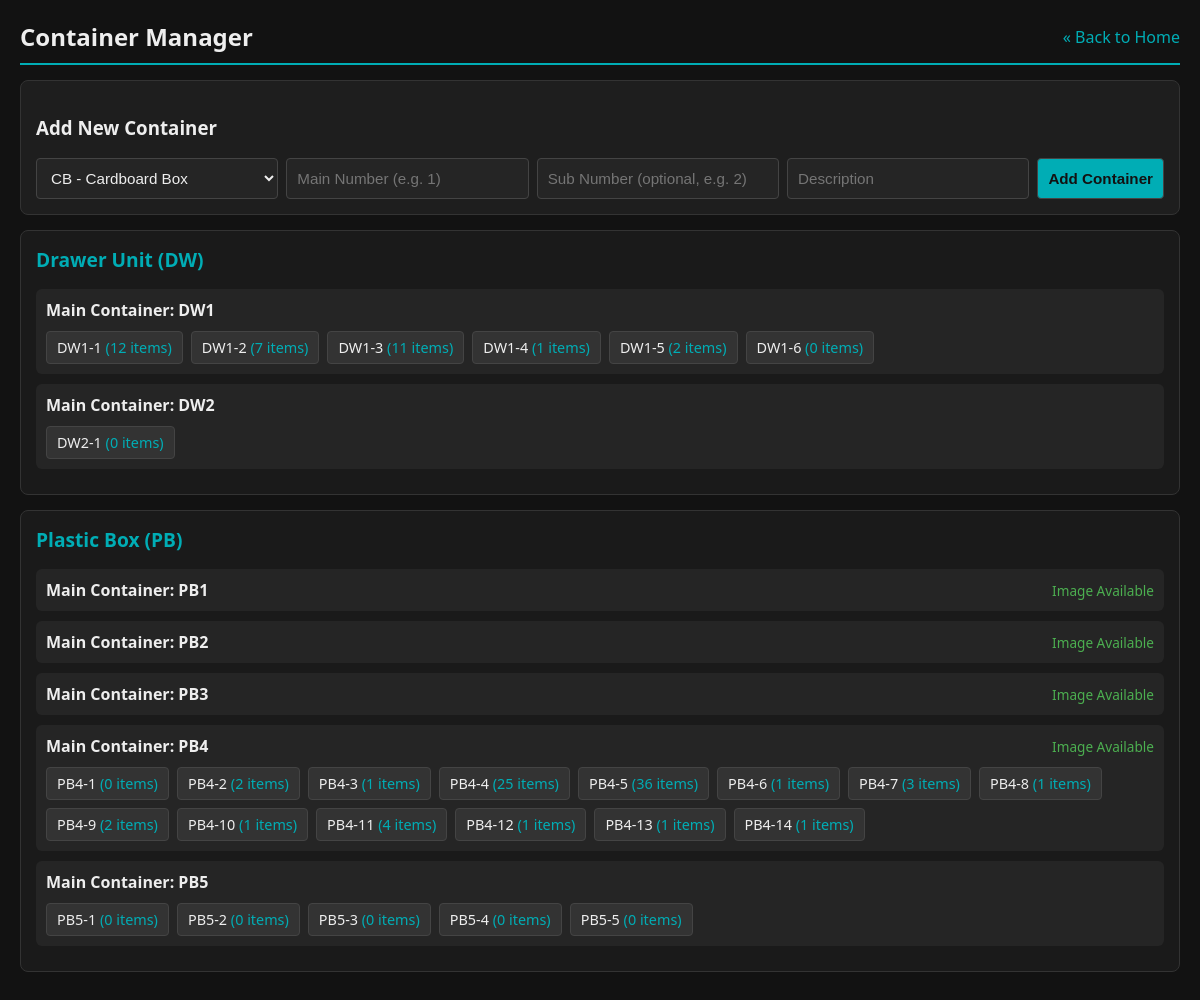
/containers, run on the app's committed database.
### tables this page shows
CREATE TABLE containers (
            id TEXT PRIMARY KEY,
            type_code TEXT NOT NULL,
            main_num INTEGER NOT NULL,
            sub_num INTEGER,
            description TEXT
        );

### app.py (the view)
@app.get("/containers", response_class=HTMLResponse)
async def manage_containers(request: Request):
    config = load_config()
    db = db_module.get_db()
    containers = db.execute("SELECT * FROM containers ORDER BY type_code ASC, main_num ASC, sub_num ASC").fetchall()
    item_counts_rows = db.execute("SELECT container_id, COUNT(*) as cnt FROM items GROUP BY container_id").fetchall()
    item_counts = {r['container_id']: r['cnt'] for r in item_counts_rows}
    type_names = {
        "CB": "Cardboard Box",
        "DW": "Drawer Unit",
        "SE": "Shelf / Cabinet",
        "PB": "Plastic Box",
        "OT": "Other Container"
    }
    tree = {}
    for c in containers:
        tc = c['type_code']
        main_n = c['main_num']
        if tc not in tree:
            tree[tc] = {
                "type_name": type_names.get(tc, tc),
                "mains": {}
            }
        if main_n not in tree[tc]["mains"]:
            img_path = f"assets/storage/{c['id']}.png"
            tree[tc]["mains"][main_n] = {
                "main_id": f"{tc}{main_n}",
                "has_image": os.path.exists(img_path),
                "sub_containers": []
            }
        if c['sub_num'] is not None:
            tree[tc]["mains"][main_n]["sub_containers"].append({
                "id": c['id'],
                "sub_num": c['sub_num'],
                "description": c['description']
            })
    db.close()
    return templates.TemplateResponse(
        request=request,
        name="containers.html",
        context={
            "tree": tree,
            "item_counts": item_counts,
            "mode": config.get("mode")
        }
    )

### templates/containers.html (shortened to what this page needs)
<!DOCTYPE html>
<html lang="en">
<head>
</head>
<body>
    <header>
        <h1>Container Manager</h1>
        <a href="/">« Back to Home</a>
    </header>
    <div class="add-box">
        <h3>Add New Container</h3>
        <form method="post" action="/add-container">
            <select name="type_code" required>
                <option value="CB">CB - Cardboard Box</option>
            </select>
            <input type="number" name="main_num" placeholder="Main Number (e.g. 1)" required>
            <input type="number" name="sub_num" placeholder="Sub Number (optional, e.g. 2)">
            <input type="text" name="description" placeholder="Description">
            <button type="submit" style="background: #00adb5; color: #121212; font-weight: bold; min-height: 40px;">Add Container</button>
        </form>
    </div>
    {% for type_code, type_data in tree.items() %}
        <div class="type-group">
            <h2 style="color: #00adb5; margin-top: 0; font-size: 1.2rem;">{{ type_data.type_name }} ({{ type_code }})</h2>
            {% for main_num, main_data in type_data.mains.items() %}
                <div class="main-box">
                    <div style="display: flex; justify-content: space-between; align-items: center; flex-wrap: wrap; gap: 5px;">
                        <strong>Main Container: {{ main_data.main_id }}</strong>
                        {% if main_data.has_image %}
                            <span style="color: #4caf50; font-size: 0.85em;">Image Available</span>
                        {% endif %}
                    </div>
                    {% if main_data.sub_containers %}
                        <div class="sub-grid">
                            {% for sub in main_data.sub_containers %}
                                <div class="sub-badge">
                                    {{ sub.id }}
                                    <span style="color: #00adb5;">({{ item_counts.get(sub.id, 0) }} items)</span>
                                </div>
                            {% endfor %}
                        </div>
                    {% endif %}
                </div>
            {% endfor %}
        </div>
    {% endfor %}
</body>
</html>

### templates/containers.html (style rules this page uses)
* { box-sizing: border-box; }
body { font-family: 'Segoe UI', sans-serif; background: #121212; color: #eee; margin: 0; padding: 12px; }
@media (min-width: 768px) { body { padding: 20px; } }
header { display: flex; justify-content: space-between; align-items: center; border-bottom: 2px solid #00adb5; padding-bottom: 10px; flex-wrap: wrap; gap: 10px; }
h1 { margin: 0; font-size: 1.5rem; }
a { color: #00adb5; text-decoration: none; }
.add-box { background: #1e1e1e; padding: 15px; border-radius: 8px; margin: 15px 0; border: 1px solid #333; }
.type-group { background: #1a1a1a; margin-bottom: 15px; padding: 15px; border-radius: 8px; border: 1px solid #333; }
.main-box { background: #252525; margin: 10px 0; padding: 10px; border-radius: 6px; }
.sub-grid { display: flex; flex-wrap: wrap; gap: 8px; margin-top: 10px; }
.sub-badge { background: #333; padding: 6px 10px; border-radius: 4px; border: 1px solid #444; font-size: 0.9em; }
input, select, button { background: #252525; color: #eee; border: 1px solid #444; padding: 10px; border-radius: 4px; font-size: 0.95rem; }
form { display: flex; flex-direction: column; gap: 8px; }
@media (min-width: 600px) { form { flex-direction: row; flex-wrap: wrap; } }
@media (min-width: 600px) { input, select { flex: 1; min-width: 150px; } }

### data on the page
containers: type_name "Drawer Unit", type_code "DW", main_id "DW1" "DW2", id "DW1-1", get "12"
containers: id "DW1-2", get "7"
containers: id "DW1-3", get "11"
containers: id "DW1-4", get "1"
containers: id "DW1-5", get "2"
containers: id "DW1-6", get "0"
containers: id "DW2-1", get "0"
containers: type_name "Plastic Box", type_code "PB", main_id "PB1"
containers: main_id "PB2", shows "Image Available"
containers: main_id "PB3", shows "Image Available"
containers: main_id "PB4", shows "Image Available"
containers: id "PB4-1", get "0"
containers: id "PB4-2", get "2"
containers: id "PB4-3", get "1"
containers: id "PB4-4", get "25"
containers: id "PB4-5", get "36"
containers: id "PB4-6", get "1"
containers: id "PB4-7", get "3"
containers: id "PB4-8", get "1"
containers: id "PB4-9", get "2"
containers: id "PB4-10", get "1"
containers: id "PB4-11", get "4"
containers: id "PB4-12", get "1"
containers: id "PB4-13", get "1"
containers: id "PB4-14", get "1"
containers: main_id "PB5"
containers: id "PB5-1", get "0"
containers: id "PB5-2", get "0"
containers: id "PB5-3", get "0"
containers: id "PB5-4", get "0"
containers: id "PB5-5", get "0"
